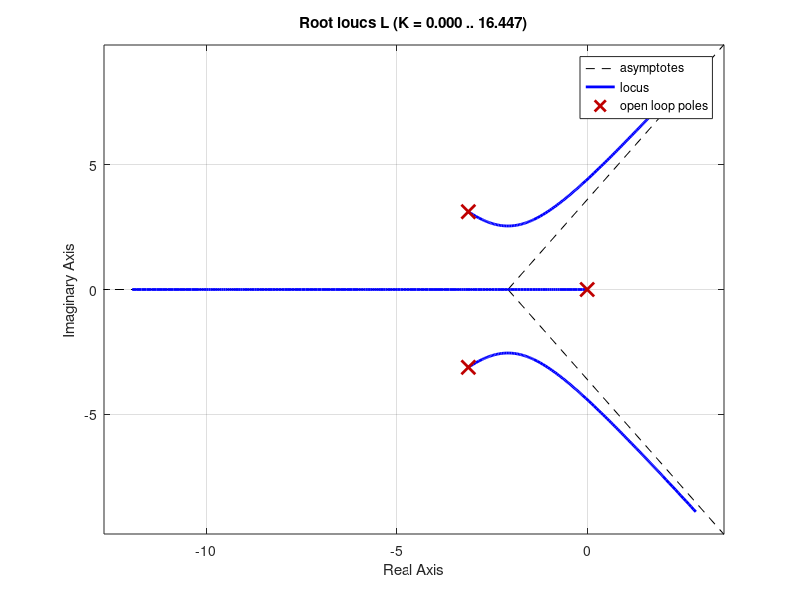

Write MATLAB code to recreate this figure.
% actual system parameters
AP.m = 0.5;   % kg
AP.ell = 0.3; % m
AP.b = 0.01;  % N m s
AP.g = 9.8;   % m/s^2

% initial conditions
AP.theta0 = 0;
AP.thetadot0 = 0;
P.Ts = 0.01;

% parameters known to controller
P.m = 0.95*AP.m;   % kg
P.ell = 1.05*AP.ell; % m
P.b = .97*AP.b;  % N m s
P.g = 9.8;   % m/s^2

% equalibrium torque
P.theta_e = 0*pi/180;
P.tau_e   = P.m*P.g*P.ell/2*cos(P.theta_e);

% saturation constraint
P.tau_max = 1;
tau_max = P.tau_max-P.tau_e;

% select PD gains
A_th = 50*pi/180;
zeta = 0.707;
P.kp = tau_max/A_th;
wn = sqrt(3*P.kp/(P.m*P.ell^2));
P.kd = 2*zeta*wn*(P.m*P.ell^2)/3-P.b;

roots([1,2*zeta*wn,wn^2]);

% draw root locus
L = tf([3/P.m/P.ell^2],[1,(3*P.b+3*P.kd)/P.m/P.ell^2,3*P.kp/P.m/P.ell^2,0]);
figure(2), clf, rlocus(L);

% select integrator gain
P.ki = 0.1;


